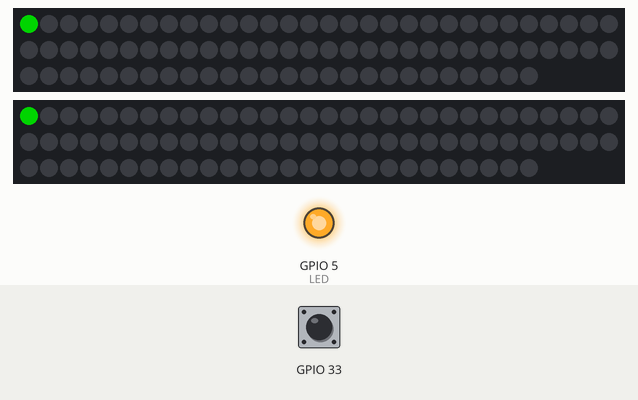
The program below on a simulated ESP32. Shown: 2 × 86 RGB LEDs in strip order, left to right, continuing on the next row, output pins drawn as LEDs (lit = HIGH). Inputs (shaded band) come from the test bench; at power-on: GPIO 33 HIGH. Dim RGB values are drawn brighter than linear; what the program prints to the serial monitor is not drawn.

Above: at 1.1 s.
2.8 s: GPIO 33 pulled LOW for 0.15 s
At 3.8 s:
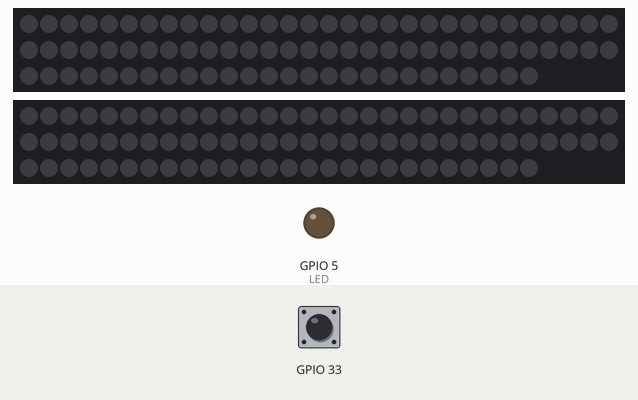
4.4 s: GPIO 33 pulled LOW for 1 s
At 5.1 s:
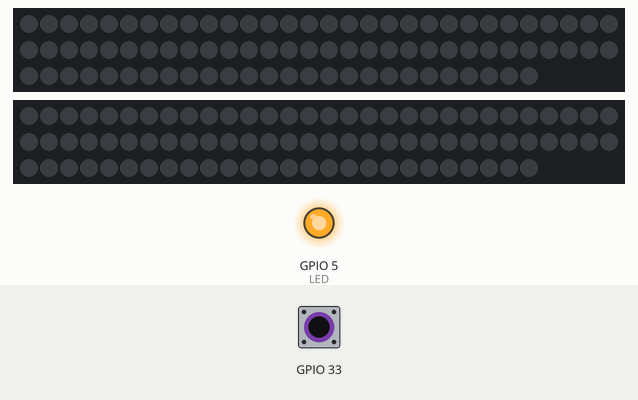
8.4 s: GPIO 33 pulled LOW for 0.15 s
At 10.15 s:
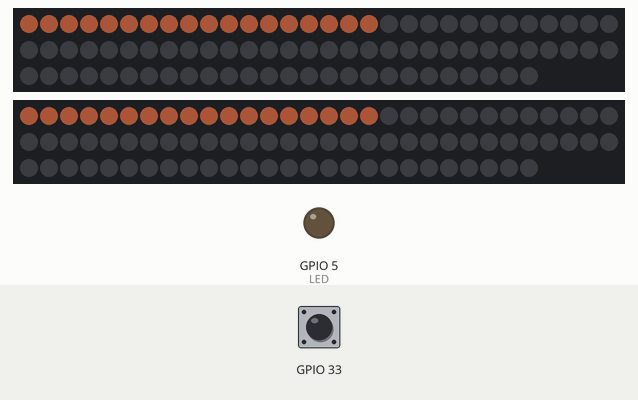
11.5 s: GPIO 33 pulled LOW for 3.2 s
At 11.66 s:
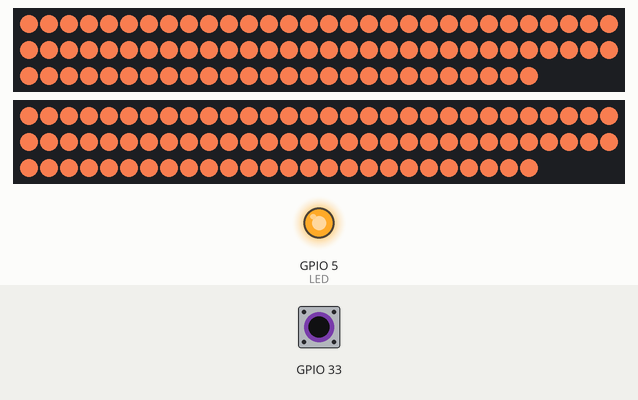
15.3 s: GPIO 33 pulled LOW for 0.15 s
At 15.59 s:
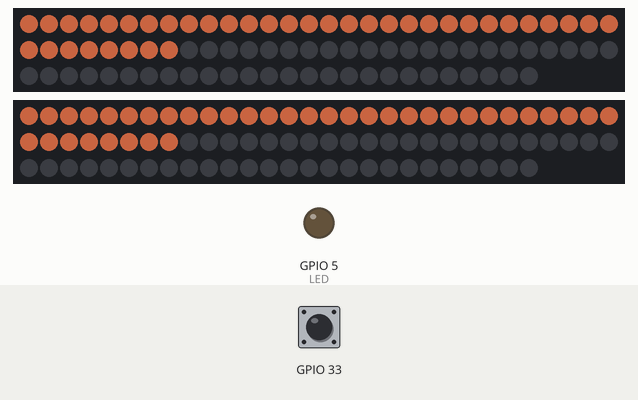
16.0 s: GPIO 33 pulled LOW for 1 s
At 21.32 s:
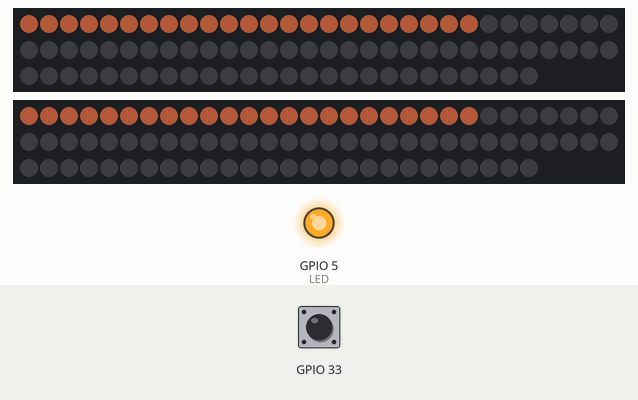
Timing chart, 0 to 22.8 s (numbered marks = the images above; inputs shaded):
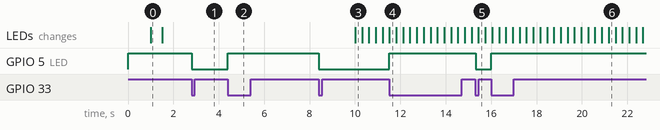

The program:

main.cpp
```cpp
#include <Arduino.h>
// #include <AccelStepper.h>
#include "FastLED.h"
#include <esp_now.h>
#include <WiFi.h>

#define CHANNEL 1
#define NUM_LEDS 86

// AccelStepper stepper(AccelStepper::HALF4WIRE, 3, 2, 5, 4); // Defaults to AccelStepper::FULL4WIRE (4 pins) on 2, 3, 4, 5

#define DATA_PIN_A 16
#define DATA_PIN_B 17

CRGB leds[NUM_LEDS];
CRGB colors[2] = {
  CRGB(255, 0, 255), // Purle
  CRGB(233, 118, 76) // Organe
};
int activeColor = 2;
float range = 2000;
unsigned long startTimeFadeIn = 0;
unsigned long startTimeFadeOut = 0;
unsigned int fadeTime = 7000;
bool bState = false;

void initESPNow() {
  Serial.println("Setup ESPNOW");
  WiFi.disconnect();
  if (esp_now_init() == ESP_OK) {
    Serial.println("ESPNow Init Success");
  } else {
    Serial.println("ESPNow Init Failed");
    ESP.restart();
  }
}

void OnDataRecv(const uint8_t *mac_addr, const uint8_t *data, int data_len) {
  char msgType = data[0];
  switch(msgType){
    case 0x05:
      break;
    case 0x09:
    break;
    case 0x03:
      break;
    case 0x07:
      break;
    case 0x08:
      break;
    case 0x10:
      break;
    case 0x11:
      break;
    case 0x12:
    break;
    case 0x13:
    break;
    case 0x14:
    break;
    case 0x22:
    // Set door values
    // stepper.moveTo(range * (data[1]/255.));
    break;
  }
}

void setup(){
  FastLED.addLeds<WS2812B, DATA_PIN_A, GRB>(leds, NUM_LEDS);
  FastLED.addLeds<WS2812B, DATA_PIN_B, GRB>(leds, NUM_LEDS);

//  stepper.setMaxSpeed(250);
//  stepper.setAcceleration(150);
//  stepper.moveTo(-1500);

  WiFi.softAP("TIYCS", "nonsense", 1, true);
  Serial.print("AP MAC: "); Serial.println(WiFi.softAPmacAddress());

  initESPNow();
  esp_now_register_recv_cb(OnDataRecv);

  // pinMode(12, INPUT_PULLUP);
  pinMode(33, INPUT_PULLUP);
  // pinMode(27, INPUT_PULLUP);
  pinMode(5, OUTPUT); // LED
  digitalWrite(5, HIGH);

  delay(1000);
  leds[0] = CRGB::Green;
  FastLED.show();
  delay(500);
  for(int i=0; i<NUM_LEDS; i++){
    leds[i] = CRGB::Black;
  }
  FastLED.show();
}

bool prevValue = LOW;

void loop(){
  bool value = digitalRead(33);
  if(value != prevValue && value == LOW){
    bState = !bState;
    // activeColor = (activeColor + 1) % 4; // 0, 1, 2, 3
    digitalWrite(5, 1-bState);
    if(bState == false){
      startTimeFadeOut = millis();
    } else{
      startTimeFadeIn = millis();
    }
    // delay(500);
  }
  prevValue = value;

  if(millis() > 10000){
    if(startTimeFadeOut + fadeTime > millis()){
      float ratio = (millis() - startTimeFadeOut) / (float)fadeTime;
      ratio = 1 - ratio;
      for(int i=0; i<NUM_LEDS; i++){
        if(i <   (ratio * NUM_LEDS)){
          leds[i] = CRGB(colors[activeColor/2].r * ratio, colors[activeColor/2].g * ratio, colors[activeColor/2].b * ratio);
        } else{
          leds[i] = CRGB::Black;
        }
      }
      FastLED.show();
    } else{
      if(startTimeFadeIn + fadeTime > millis()){
        float ratio = (millis() - startTimeFadeIn) / (float)fadeTime;
        for(int i=0; i<NUM_LEDS; i++){
        if(i < ratio * NUM_LEDS){
          leds[i] = CRGB(colors[activeColor/2].r * ratio, colors[activeColor/2].g * ratio, colors[activeColor/2].b * ratio);
        } else{
          leds[i] = CRGB::Black;
        }
        }
        FastLED.show();
      }
    }
  }
  delay(5);
//  stepper.run();
}
```

Measured:
- after the input at 2.8 s, GPIO 5 (LED): HIGH → LOW at once
- after the input at 4.4 s, GPIO 5 (LED): LOW → HIGH at once
- after the input at 8.4 s, GPIO 5 (LED): HIGH → LOW at once
- after the input at 11.5 s, GPIO 5 (LED): LOW → HIGH at once; the LEDs: change at once (image 4)
- after the input at 15.3 s, GPIO 5 (LED): HIGH → LOW at once
- after the input at 16.0 s, GPIO 5 (LED): LOW → HIGH at once
